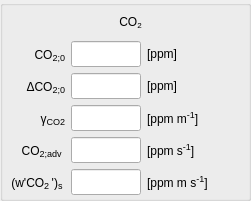
     <widget class="QGroupBox" name="CO2_group">
      <property name="geometry">
       <rect>
        <x>10</x>
        <y>280</y>
        <width>251</width>
        <height>201</height>
       </rect>
      </property>
      <property name="title">
       <string/>
      </property>
      <widget class="QWidget" name="gridLayoutWidget_22">
       <property name="geometry">
        <rect>
         <x>10</x>
         <y>10</y>
         <width>241</width>
         <height>185</height>
        </rect>
       </property>
       <layout class="QGridLayout" name="CO2_grid" columnstretch="1,0,1" columnminimumwidth="50,0,90">
        <item row="1" column="0">
         <widget class="QLabel" name="label_CO2_CO2">
          <property name="sizePolicy">
           <sizepolicy hsizetype="Fixed" vsizetype="Preferred">
            <horstretch>0</horstretch>
            <verstretch>0</verstretch>
           </sizepolicy>
          </property>
          <property name="minimumSize">
           <size>
            <width>55</width>
            <height>0</height>
           </size>
          </property>
          <property name="maximumSize">
           <size>
            <width>55</width>
            <height>16777215</height>
           </size>
          </property>
          <property name="toolTip">
           <string/>
          </property>
          <property name="text">
           <string>&lt;html&gt;CO&lt;span style=&quot; font-size:14px; vertical-align:sub;&quot;&gt;2;0&lt;/span&gt;&lt;/html&gt;</string>
          </property>
          <property name="alignment">
           <set>Qt::AlignRight|Qt::AlignTrailing|Qt::AlignVCenter</set>
          </property>
         </widget>
        </item>
        <item row="2" column="0">
         <widget class="QLabel" name="label_CO2_dCO2">
          <property name="sizePolicy">
           <sizepolicy hsizetype="Fixed" vsizetype="Preferred">
            <horstretch>0</horstretch>
            <verstretch>0</verstretch>
           </sizepolicy>
          </property>
          <property name="minimumSize">
           <size>
            <width>55</width>
            <height>0</height>
           </size>
          </property>
          <property name="maximumSize">
           <size>
            <width>55</width>
            <height>16777215</height>
           </size>
          </property>
          <property name="toolTip">
           <string/>
          </property>
          <property name="text">
           <string>&lt;html&gt;ΔCO&lt;span style=&quot; font-size:14px; vertical-align:sub;&quot;&gt;2;0&lt;/span&gt;&lt;/html&gt;</string>
          </property>
          <property name="alignment">
           <set>Qt::AlignRight|Qt::AlignTrailing|Qt::AlignVCenter</set>
          </property>
         </widget>
        </item>
        <item row="3" column="0">
         <widget class="QLabel" name="label_CO2_gammaCO2">
          <property name="sizePolicy">
           <sizepolicy hsizetype="Fixed" vsizetype="Preferred">
            <horstretch>0</horstretch>
            <verstretch>0</verstretch>
           </sizepolicy>
          </property>
          <property name="minimumSize">
           <size>
            <width>55</width>
            <height>0</height>
           </size>
          </property>
          <property name="maximumSize">
           <size>
            <width>55</width>
            <height>16777215</height>
           </size>
          </property>
          <property name="toolTip">
           <string/>
          </property>
          <property name="text">
           <string>&lt;html&gt;γ&lt;span style=&quot; font-size:14px; vertical-align:sub;&quot;&gt;CO2&lt;/span&gt;&lt;/html&gt;</string>
          </property>
          <property name="alignment">
           <set>Qt::AlignRight|Qt::AlignTrailing|Qt::AlignVCenter</set>
          </property>
         </widget>
        </item>
        <item row="1" column="1">
         <widget class="QLineEdit" name="input_CO2_CO2">
          <property name="sizePolicy">
           <sizepolicy hsizetype="Fixed" vsizetype="Expanding">
            <horstretch>0</horstretch>
            <verstretch>0</verstretch>
           </sizepolicy>
          </property>
          <property name="minimumSize">
           <size>
            <width>70</width>
            <height>0</height>
           </size>
          </property>
          <property name="maximumSize">
           <size>
            <width>70</width>
            <height>16777215</height>
           </size>
          </property>
          <property name="toolTip">
           <string>initial mixed-layer potential temperature</string>
          </property>
          <property name="text">
           <string/>
          </property>
          <property name="alignment">
           <set>Qt::AlignRight|Qt::AlignTrailing|Qt::AlignVCenter</set>
          </property>
         </widget>
        </item>
        <item row="2" column="1">
         <widget class="QLineEdit" name="input_CO2_dCO2">
          <property name="sizePolicy">
           <sizepolicy hsizetype="Fixed" vsizetype="Expanding">
            <horstretch>0</horstretch>
            <verstretch>0</verstretch>
           </sizepolicy>
          </property>
          <property name="minimumSize">
           <size>
            <width>70</width>
            <height>0</height>
           </size>
          </property>
          <property name="maximumSize">
           <size>
            <width>70</width>
            <height>16777215</height>
           </size>
          </property>
          <property name="toolTip">
           <string>initial temperature jump at h</string>
          </property>
          <property name="text">
           <string/>
          </property>
          <property name="alignment">
           <set>Qt::AlignRight|Qt::AlignTrailing|Qt::AlignVCenter</set>
          </property>
         </widget>
        </item>
        <item row="3" column="1">
         <widget class="QLineEdit" name="input_CO2_gammaCO2">
          <property name="sizePolicy">
           <sizepolicy hsizetype="Fixed" vsizetype="Expanding">
            <horstretch>0</horstretch>
            <verstretch>0</verstretch>
           </sizepolicy>
          </property>
          <property name="minimumSize">
           <size>
            <width>70</width>
            <height>0</height>
           </size>
          </property>
          <property name="maximumSize">
           <size>
            <width>70</width>
            <height>16777215</height>
           </size>
          </property>
          <property name="toolTip">
           <string>free atmosphere potential temperature lapse rate</string>
          </property>
          <property name="text">
           <string/>
          </property>
          <property name="alignment">
           <set>Qt::AlignRight|Qt::AlignTrailing|Qt::AlignVCenter</set>
          </property>
         </widget>
        </item>
        <item row="5" column="0">
         <widget class="QLabel" name="label_CO2_wCO2">
          <property name="sizePolicy">
           <sizepolicy hsizetype="Fixed" vsizetype="Preferred">
            <horstretch>0</horstretch>
            <verstretch>0</verstretch>
           </sizepolicy>
          </property>
          <property name="minimumSize">
           <size>
            <width>55</width>
            <height>0</height>
           </size>
          </property>
          <property name="maximumSize">
           <size>
            <width>55</width>
            <height>16777215</height>
           </size>
          </property>
          <property name="toolTip">
           <string/>
          </property>
          <property name="text">
           <string>&lt;html&gt;(w'CO&lt;span style=&quot; font-size:14px; vertical-align:sub;&quot;&gt;2 &lt;/span&gt;')&lt;span style=&quot; font-size:14px; vertical-align:sub;&quot;&gt;s &lt;/span&gt;&lt;/html&gt;</string>
          </property>
          <property name="alignment">
           <set>Qt::AlignRight|Qt::AlignTrailing|Qt::AlignVCenter</set>
          </property>
         </widget>
        </item>
        <item row="5" column="1">
         <widget class="QLineEdit" name="input_CO2_wCO2">
          <property name="sizePolicy">
           <sizepolicy hsizetype="Fixed" vsizetype="Expanding">
            <horstretch>0</horstretch>
            <verstretch>0</verstretch>
           </sizepolicy>
          </property>
          <property name="minimumSize">
           <size>
            <width>70</width>
            <height>0</height>
           </size>
          </property>
          <property name="maximumSize">
           <size>
            <width>70</width>
            <height>16777215</height>
           </size>
          </property>
          <property name="toolTip">
           <string>surface kinematic heat flux</string>
          </property>
          <property name="text">
           <string/>
          </property>
          <property name="alignment">
           <set>Qt::AlignRight|Qt::AlignTrailing|Qt::AlignVCenter</set>
          </property>
         </widget>
        </item>
        <item row="1" column="2">
         <widget class="QLabel" name="unitlabel_CO2_CO2">
          <property name="toolTip">
           <string/>
          </property>
          <property name="text">
           <string>&lt;html&gt;[ppm]&lt;/html&gt;</string>
          </property>
          <property name="alignment">
           <set>Qt::AlignLeading|Qt::AlignLeft|Qt::AlignVCenter</set>
          </property>
         </widget>
        </item>
        <item row="2" column="2">
         <widget class="QLabel" name="unitlabel_CO2_dCO2">
          <property name="toolTip">
           <string/>
          </property>
          <property name="text">
           <string>&lt;html&gt;[ppm]&lt;/html&gt;</string>
          </property>
          <property name="alignment">
           <set>Qt::AlignLeading|Qt::AlignLeft|Qt::AlignVCenter</set>
          </property>
         </widget>
        </item>
        <item row="3" column="2">
         <widget class="QLabel" name="unitlabel_CO2_gammaCO2">
          <property name="toolTip">
           <string/>
          </property>
          <property name="text">
           <string>&lt;html&gt;[ppm m&lt;span style=&quot;font-size: 14px; vertical-align:super;&quot;&gt;-1&lt;/span&gt;]&lt;/html&gt;</string>
          </property>
          <property name="alignment">
           <set>Qt::AlignLeading|Qt::AlignLeft|Qt::AlignVCenter</set>
          </property>
         </widget>
        </item>
        <item row="5" column="2">
         <widget class="QLabel" name="unitlabel_CO2_wCO2">
          <property name="toolTip">
           <string/>
          </property>
          <property name="text">
           <string>&lt;html&gt;[ppm m s&lt;span style=&quot;font-size: 14px; vertical-align:super;&quot;&gt;-1&lt;/span&gt;]&lt;/html&gt;</string>
          </property>
          <property name="alignment">
           <set>Qt::AlignLeading|Qt::AlignLeft|Qt::AlignVCenter</set>
          </property>
         </widget>
        </item>
        <item row="0" column="0" colspan="3">
         <widget class="QLabel" name="label_CO2">
          <property name="minimumSize">
           <size>
            <width>0</width>
            <height>25</height>
           </size>
          </property>
          <property name="maximumSize">
           <size>
            <width>16777215</width>
            <height>25</height>
           </size>
          </property>
          <property name="text">
           <string>&lt;html&gt;CO&lt;sub&gt;2&lt;/sub&gt;&lt;/html</string>
          </property>
          <property name="alignment">
           <set>Qt::AlignCenter</set>
          </property>
         </widget>
        </item>
        <item row="4" column="1">
         <widget class="QLineEdit" name="input_CO2_CO2adv">
          <property name="sizePolicy">
           <sizepolicy hsizetype="Fixed" vsizetype="Expanding">
            <horstretch>0</horstretch>
            <verstretch>0</verstretch>
           </sizepolicy>
          </property>
          <property name="minimumSize">
           <size>
            <width>70</width>
            <height>0</height>
           </size>
          </property>
          <property name="maximumSize">
           <size>
            <width>70</width>
            <height>16777215</height>
           </size>
          </property>
          <property name="toolTip">
           <string>advection of heat</string>
          </property>
          <property name="text">
           <string/>
          </property>
          <property name="alignment">
           <set>Qt::AlignRight|Qt::AlignTrailing|Qt::AlignVCenter</set>
          </property>
         </widget>
        </item>
        <item row="4" column="0">
         <widget class="QLabel" name="label_CO2_C02adv">
          <property name="sizePolicy">
           <sizepolicy hsizetype="Fixed" vsizetype="Preferred">
            <horstretch>0</horstretch>
            <verstretch>0</verstretch>
           </sizepolicy>
          </property>
          <property name="minimumSize">
           <size>
            <width>55</width>
            <height>0</height>
           </size>
          </property>
          <property name="maximumSize">
           <size>
            <width>55</width>
            <height>16777215</height>
           </size>
          </property>
          <property name="toolTip">
           <string/>
          </property>
          <property name="text">
           <string>&lt;html&gt;CO&lt;span style=&quot; font-size:14px; vertical-align:sub;&quot;&gt;2;adv&lt;/span&gt;&lt;/html&gt;
</string>
          </property>
          <property name="alignment">
           <set>Qt::AlignRight|Qt::AlignTrailing|Qt::AlignVCenter</set>
          </property>
         </widget>
        </item>
        <item row="4" column="2">
         <widget class="QLabel" name="unitlabel_CO2_CO2adv">
          <property name="toolTip">
           <string/>
          </property>
          <property name="text">
           <string>&lt;html&gt;[ppm s&lt;span style=&quot;font-size: 14px; vertical-align:super;&quot;&gt;-1&lt;/span&gt;]&lt;/html&gt;</string>
          </property>
          <property name="alignment">
           <set>Qt::AlignLeading|Qt::AlignLeft|Qt::AlignVCenter</set>
          </property>
         </widget>
        </item>
       </layout>
      </widget>
     </widget>
